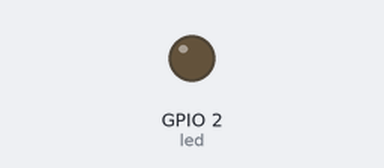
The sketch below on a simulated ESP32. Shown: output pins drawn as LEDs (lit = HIGH). WiFi joins after 1.5 s; servers stay silent unless stated; no MQTT or app messages arrive unless stated; what the sketch prints to the serial monitor is not drawn.

Above: at 1.6 s.
Timing chart, 0 to 3.1 s (numbered marks = the images above):
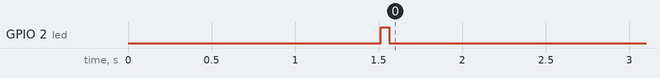

The sketch:

ConnectionTestWithPassword.ino
```cpp
#include <WiFi.h>
#include <PubSubClient.h>

const char* ssid = "";
const char* password = "";
const char* mqtt_server = "";
#define led 2

WiFiClient espClient;
PubSubClient client(espClient);

void setup_wifi() {

  delay(10);
  // We start by connecting to a WiFi network
  Serial.println();
  Serial.print("Connecting to ");
  Serial.println(ssid);

  //Setting up WiFi mode
  WiFi.mode(WIFI_STA);
  WiFi.begin(ssid, password);

  //If WiFi not connected
  while (WiFi.status() != WL_CONNECTED) {
    delay(500);
    Serial.print(".");
    digitalWrite(led,HIGH);
  }

  //Printing WiFi IP address
  Serial.println("");
  Serial.println("WiFi connected");
  Serial.println("IP address: ");
  Serial.println(WiFi.localIP());
}

void reconnect() {
  // Loop until we're reconnected
  while (!client.connected()) {
    Serial.print("Attempting MQTT connection...");

    String clientId = "ESP32Client-1";
    String user = "sandeep";
    String pass = "9890518335";
    // Attempt to connect
    if (client.connect(clientId.c_str(),user.c_str(),pass.c_str())) {
      Serial.println("connected");
      digitalWrite(led,LOW);
    } else {
      Serial.print("failed, rc=");
      Serial.print(client.state());
      Serial.println(" try again in 5 seconds");
      digitalWrite(led,HIGH);
      // Wait 5 seconds before retrying
      delay(5000);
    }
  }
}

void setup() {
  Serial.begin(115200);
  setup_wifi();
  client.setServer(mqtt_server, 1883);
  pinMode(led,OUTPUT);
}

void loop() {

  if (!client.connected()) {
    reconnect();
  }
  client.loop();
  delay(2000);
}
```

Measured:
- by itself, GPIO 2 (led): LOW → HIGH at 1.5 s, → LOW 0.05 s later
